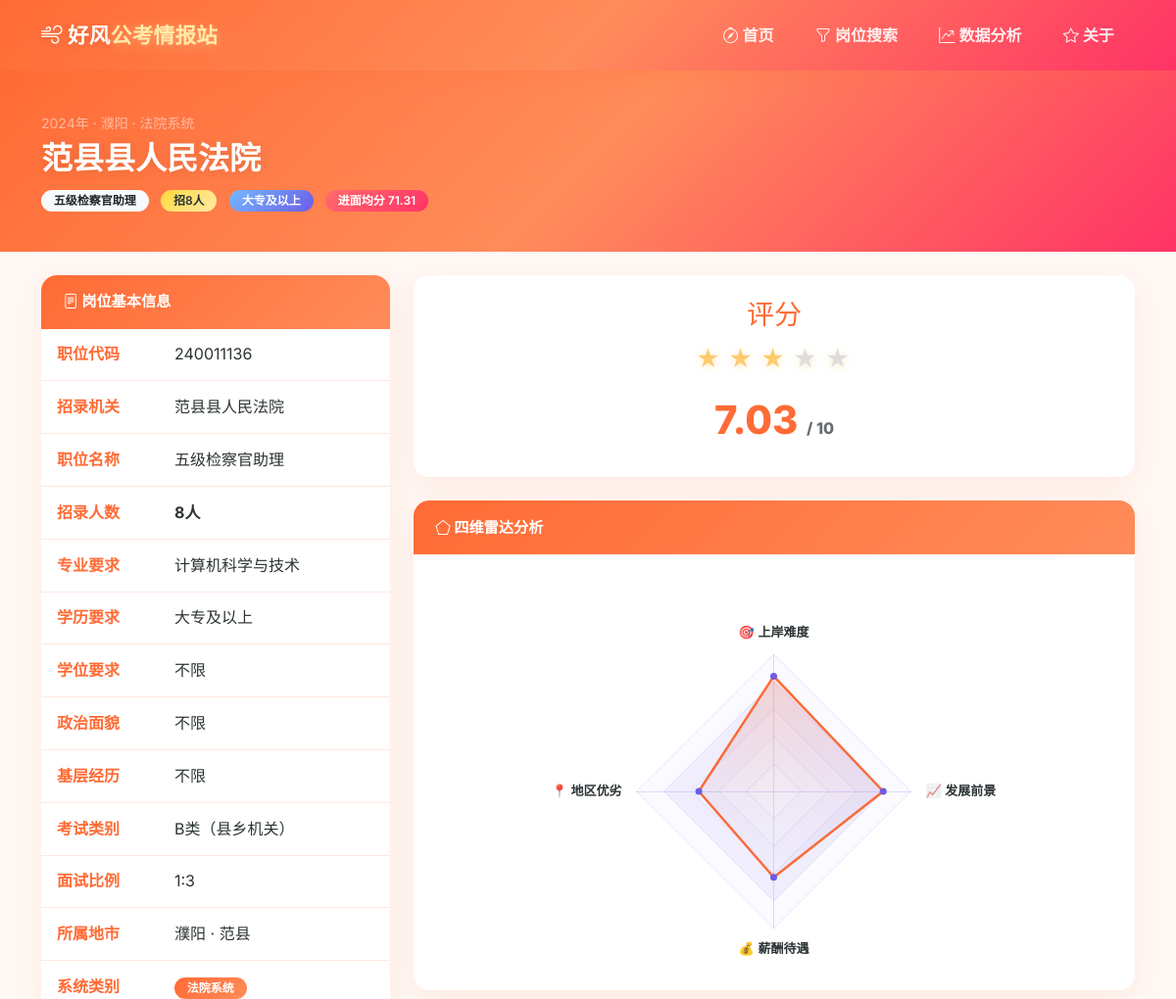
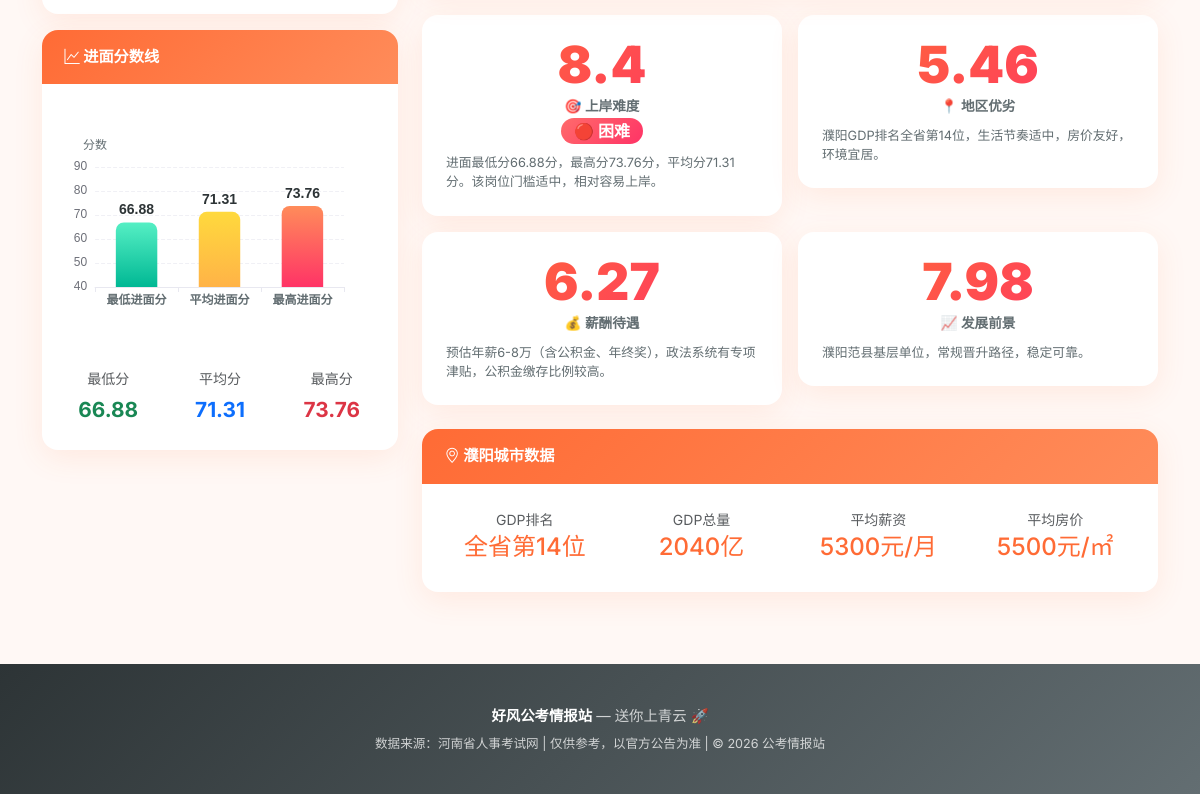
Screenshot of /position/1604 with the database file from the repository (2 pictures, top to bottom).
### tables this page shows
CREATE TABLE positions (
            id INTEGER PRIMARY KEY AUTOINCREMENT,
            year INTEGER NOT NULL,
            unit TEXT NOT NULL,
            position_name TEXT NOT NULL,
            position_code TEXT,
            recruit_num INTEGER,
            major_requirement TEXT,
            education TEXT,
            degree TEXT,
            political_status TEXT,
            experience_requirement TEXT,
            other_conditions TEXT,
            notes TEXT,
            exam_category TEXT,
            interview_ratio TEXT,
            city TEXT,
            district TEXT,
            system_type TEXT,
            min_score REAL,
            max_score REAL,
            avg_score REAL,
            created_at TIMESTAMP DEFAULT CURRENT_TIMESTAMP
        );

CREATE TABLE position_scores (
            position_id INTEGER PRIMARY KEY,
            difficulty_score REAL,
            difficulty_detail TEXT,
            region_score REAL,
            region_detail TEXT,
            salary_score REAL,
            salary_detail TEXT,
            prospect_score REAL,
            prospect_detail TEXT,
            overall_score REAL
        );

### app.py (the view)
@app.route('/position/<int:position_id>')
def position_detail(position_id):
    detail = get_position_detail(position_id)
    if not detail:
        return render_template('base.html', content='岗位不存在'), 404
    pos = detail['position']
    if detail['scores']:
        scores = {
            'difficulty_score': detail['scores']['difficulty_score'],
            'difficulty_label': get_difficulty_label(detail['scores']['difficulty_score']),
            'difficulty_detail': detail['scores']['difficulty_detail'],
            'region_score': detail['scores']['region_score'],
            'region_detail': detail['scores']['region_detail'],
            'salary_score': detail['scores']['salary_score'],
            'salary_detail': detail['scores']['salary_detail'],
            'prospect_score': detail['scores']['prospect_score'],
            'prospect_detail': detail['scores']['prospect_detail'],
            'overall_score': detail['scores']['overall_score'],
            'city_data': get_score_detail(pos)['city_data']
        }
    else:
        scores = get_score_detail(pos)
    return render_template('position.html', pos=pos, scores=scores, scores_json=json.dumps(scores, ensure_ascii=False))

### templates/position.html (shortened to what this page needs)
{% extends "base.html" %}
{% block content %}
{% set p = pos %}
{% set s = scores %}
<div class="position-header">
    <div class="container">
        <small class="text-white-50">{{ p.year }}年 · {{ p.city }} · {{ p.system_type }}</small>
        <h2 class="mt-1">{{ p.unit }}</h2>
        <p class="mb-0">
            <span class="badge bg-light text-dark me-2">{{ p.position_name }}</span>
            <span class="badge bg-warning text-dark me-2">招{{ p.recruit_num }}人</span>
            <span class="badge bg-info me-2">{{ p.education }}</span>
            {% if p.avg_score %}
            <span class="badge bg-danger">进面均分 {{ "%.2f"|format(p.avg_score) }}</span>
            {% endif %}
        </p>
    </div>
</div>
<div class="container mt-4">
    <div class="row g-4">
        <div class="col-lg-4">
            <div class="card fade-in-up">
                <div class="card-header">
                    <i class="bi bi-file-text"></i> 岗位基本信息
                </div>
                <div class="card-body p-0">
                    <div class="info-row px-3">
                        <span class="info-label">职位代码</span>
                        <span class="info-value">{{ p.position_code or '-' }}</span>
                    </div>
                    <div class="info-row px-3">
                        <span class="info-label">招录机关</span>
                        <span class="info-value">{{ p.unit }}</span>
                    </div>
                    <div class="info-row px-3">
                        <span class="info-label">职位名称</span>
                        <span class="info-value">{{ p.position_name }}</span>
                    </div>
                    <div class="info-row px-3">
                        <span class="info-label">招录人数</span>
                        <span class="info-value"><strong>{{ p.recruit_num }}人</strong></span>
                    </div>
                    <div class="info-row px-3">
                        <span class="info-label">专业要求</span>
                        <span class="info-value">{{ p.major_requirement }}</span>
                    </div>
                    <div class="info-row px-3">
                        <span class="info-label">学历要求</span>
                        <span class="info-value">{{ p.education }}</span>
                    </div>
                    <div class="info-row px-3">
                        <span class="info-label">学位要求</span>
                        <span class="info-value">{{ p.degree or '-' }}</span>
                    </div>
                    <div class="info-row px-3">
                        <span class="info-label">政治面貌</span>
                        <span class="info-value">{{ p.political_status }}</span>
                    </div>
                    <div class="info-row px-3">
                        <span class="info-label">基层经历</span>
                        <span class="info-value">{{ p.experience_requirement }}</span>
                    </div>
                    <div class="info-row px-3">
                        <span class="info-label">考试类别</span>
                        <span class="info-value">{{ p.exam_category or '-' }}</span>
                    </div>
                    <div class="info-row px-3">
                        <span class="info-label">面试比例</span>
                        <span class="info-value">{{ p.interview_ratio or '-' }}</span>
                    </div>
                    <div class="info-row px-3">
                        <span class="info-label">所属地市</span>
                        <span class="info-value">{{ p.city }} · {{ p.district }}</span>
                    </div>
                    <div class="info-row px-3">
                        <span class="info-label">系统类别</span>
                        <span class="info-value"><span class="badge bg-primary">{{ p.system_type }}</span></span>
                    </div>
                </div>
            </div>
            <div class="card mt-3 fade-in-up">
                <div class="card-header">
                    <i class="bi bi-graph-up"></i> 进面分数线
                </div>
                <div class="card-body">
                    <div id="chart-score-bar" style="height: 250px;"></div>
                    <div class="row text-center mt-2">
                        <div class="col-4">
                            <small class="text-muted">最低分</small><br>
                            <strong class="text-success" style="font-size:1.3rem">{{ p.min_score }}</strong>
                        </div>
                        <div class="col-4">
                            <small class="text-muted">平均分</small><br>
                            <strong class="text-primary" style="font-size:1.3rem">{{ "%.2f"|format(p.avg_score) }}</strong>
                        </div>
                        <div class="col-4">
                            <small class="text-muted">最高分</small><br>
                            <strong class="text-danger" style="font-size:1.3rem">{{ p.max_score }}</strong>
                        </div>
                    </div>
                </div>
            </div>
        </div>
        <div class="col-lg-8">
            <div class="card fade-in-up mb-4">
                <div class="card-body text-center py-4">
                    <h3 class="mb-1" style="color: var(--primary);">评分</h3>
                    <div class="overall-rating my-2">
                        {% set star_count = ((s.overall_score / 2) | round(0, 'floor') | int) %}
                        {% for i in range(star_count) %}
                        <span class="star">★</span>
                        {% endfor %}
                        {% for i in range(5 - star_count) %}
                        <span class="star" style="color:#ddd">★</span>
                        {% endfor %}
                    </div>
                    <div style="font-size: 2.5rem; font-weight: 800; color: var(--primary);">
                        {{ s.overall_score }}
                        <small style="font-size: 1rem; color: var(--text-light);">/ 10</small>
                    </div>
                </div>
            </div>
            <div class="card fade-in-up mb-4">
                <div class="card-header">
                    <i class="bi bi-pentagon"></i> 四维雷达分析
                </div>
                <div class="card-body">
                    <div id="chart-radar" style="height: 400px;"></div>
                </div>
            </div>
            <div class="row g-3 mb-4">
                <div class="col-md-6">
                    <div class="score-card fade-in-up">
                        <div class="score-value">
                            {{ s.difficulty_score }}
                        </div>
                        <div class="score-label">🎯 上岸难度</div>
                        <div>
                            <span class="badge {% if s.difficulty_score >= 7 %}bg-danger{% elif s.difficulty_score >= 5 %}bg-warning text-dark{% else %}bg-success{% endif %} fs-6">
                                {{ s.difficulty_label }}
                            </span>
                        </div>
                        <div class="score-desc mt-2 text-start">{{ s.difficulty_detail }}</div>
                    </div>
                </div>
                <div class="col-md-6">
                    <div class="score-card fade-in-up">
                        <div class="score-value">{{ s.region_score }}</div>
                        <div class="score-label">📍 地区优劣</div>
                        <div class="score-desc mt-2 text-start">{{ s.region_detail }}</div>
                    </div>
                </div>
                <div class="col-md-6">
                    <div class="score-card fade-in-up">
                        <div class="score-value">{{ s.salary_score }}</div>
                        <div class="score-label">💰 薪酬待遇</div>
                        <div class="score-desc mt-2 text-start">{{ s.salary_detail }}</div>
                    </div>
                </div>
                <div class="col-md-6">
                    <div class="score-card fade-in-up">
                        <div class="score-value">{{ s.prospect_score }}</div>
                        <div class="score-label">📈 发展前景</div>
                        <div class="score-desc mt-2 text-start">{{ s.prospect_detail }}</div>
                    </div>
                </div>
            </div>
            <div class="card fade-in-up mb-4">
                <div class="card-header">
                    <i class="bi bi-geo-alt"></i> {{ p.city }}城市数据
                </div>
                <div class="card-body">
                    <div class="row g-3">
                        <div class="col-6 col-md-3 text-center">
                            <small class="text-muted">GDP排名</small>
                            <h4 style="color:var(--primary)">全省第{{ s.city_data.gdp_rank }}位</h4>
                        </div>
                        <div class="col-6 col-md-3 text-center">
                            <small class="text-muted">GDP总量</small>
                            <h4 style="color:var(--primary)">{{ s.city_data.gdp }}亿</h4>
                        </div>
                        <div class="col-6 col-md-3 text-center">
                            <small class="text-muted">平均薪资</small>
                            <h4 style="color:var(--primary)">{{ s.city_data.avg_salary }}元/月</h4>
                        </div>
                        <div class="col-6 col-md-3 text-center">
                            <small class="text-muted">平均房价</small>
                            <h4 style="color:var(--primary)">{{ s.city_data.house_price }}元/㎡</h4>
                        </div>
                    </div>
                </div>
            </div>
        </div>
    </div>
</div>
{% endblock %}
{% block extra_scripts %}
<script>
document.addEventListener('DOMContentLoaded', function() {
    initRadarChart('chart-radar', JSON.parse('{{ scores_json | safe }}'));
    initScoreBar('chart-score-bar', {{ "%.2f"|format(pos.min_score) }}, {{ "%.2f"|format(pos.max_score) }}, {{ "%.2f"|format(pos.avg_score) }});
});
</script>
{% endblock %}

### rows the page displays
positions: year "2024", city "濮阳", system_type "法院系统", unit "范县县人民法院", position_name "五级检察官助理", recruit_num "8", education "大专及以上", avg_score "71.31", position_code "240011136", major_requirement "计算机科学与技术", degree "不限", political_status "不限", experience_requirement "不限", exam_category "B类（县乡机关）", interview_ratio "1:3", district "范县", min_score "66.88", max_score "73.76"
position_scores: overall_score "7.03", difficulty_score "8.4", difficulty_detail "进面最低分66.88分，最高分73.76分，平均分71.31分。该岗位门槛适中，相对容易上岸。", region_score "5.46", region_detail "濮阳GDP排名全省第14位，生活节奏适中，房价友好，环境宜居。", salary_score "6.27", salary_detail "预估年薪6-8万（含公积金、年终奖），政法系统有专项津贴，公积金缴存比例较高。", prospect_score "7.98", prospect_detail "濮阳范县基层单位，常规晋升路径，稳定可靠。"

### other values shown
{{ s.difficulty_label }} "🔴 困难"
{{ s.city_data.gdp_rank }} "14"
{{ s.city_data.gdp }} "2040"
{{ s.city_data.avg_salary }} "5300"
{{ s.city_data.house_price }} "5500"
chart data {{ "%.2f"|format(pos.min_score) }} 66.88
chart data {{ "%.2f"|format(pos.max_score) }} 73.76
chart data {{ "%.2f"|format(pos.avg_score) }} 71.31
